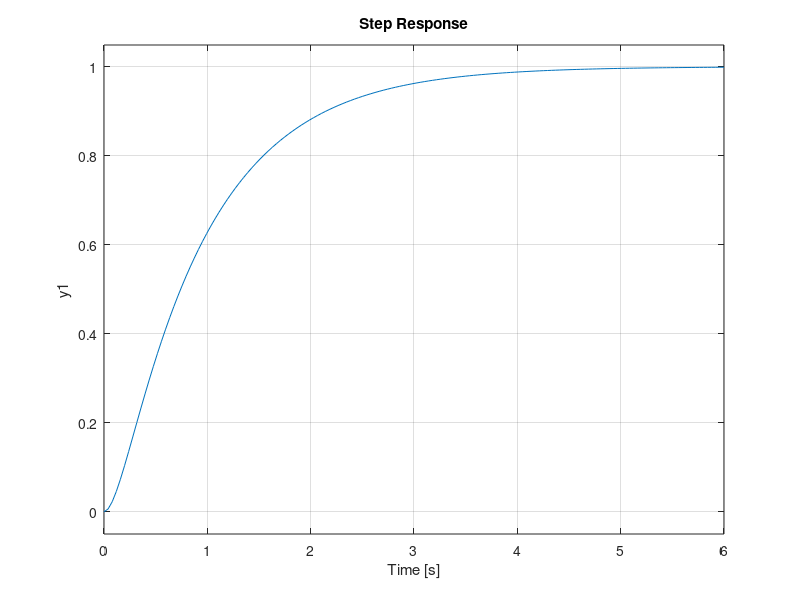

Source code (MATLAB):
num=9
den=[1 9 9]
%%cara 1
roots(den)
%%cara 2
G=tf(num,den)
pole(G)

%%Melihat respon
step(G)

%%karakteristik overdamped kedua akar bernilai negatif